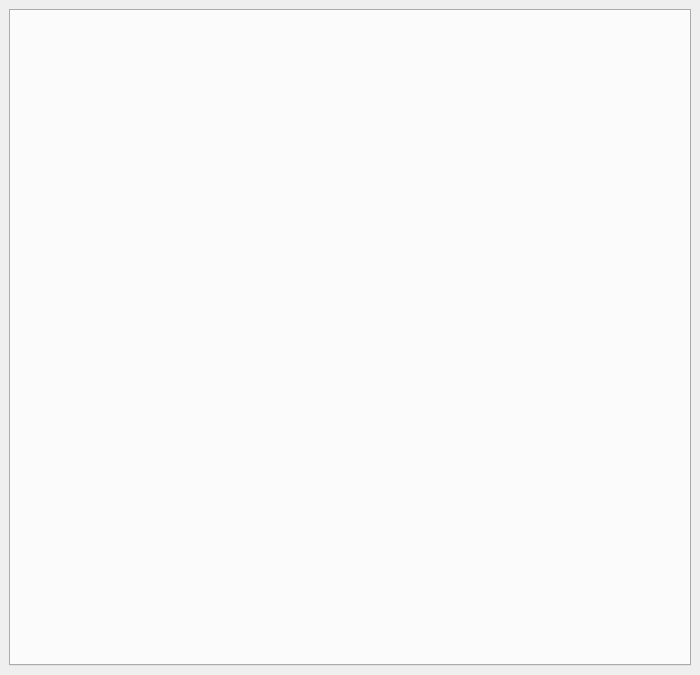
<?xml version="1.0" encoding="UTF-8"?>
<ui version="4.0">
 <class>MainWindow</class>
 <widget class="QMainWindow" name="MainWindow">
  <property name="geometry">
   <rect>
    <x>0</x>
    <y>0</y>
    <width>700</width>
    <height>675</height>
   </rect>
  </property>
  <property name="windowTitle">
   <string>Media Downloader</string>
  </property>
  <widget class="QWidget" name="centralwidget">
   <layout class="QVBoxLayout" name="verticalLayout">
    <item>
     <widget class="QTabWidget" name="tabWidget">
      <property name="focusPolicy">
       <enum>Qt::FocusPolicy::NoFocus</enum>
      </property>
      <property name="tabsClosable">
       <bool>true</bool>
      </property>
      <property name="movable">
       <bool>true</bool>
      </property>
     </widget>
    </item>
   </layout>
  </widget>
  <action name="actionAbout">
   <property name="icon">
    <iconset theme="help-about"/>
   </property>
   <property name="text">
    <string>About Media Downloader</string>
   </property>
  </action>
  <action name="actionKeyboardShortcuts">
   <property name="icon">
    <iconset theme="input-keyboard"/>
   </property>
   <property name="text">
    <string>Keyboard Shortcuts</string>
   </property>
   <property name="shortcut">
    <string>Ctrl+?</string>
   </property>
   <property name="menuRole">
    <enum>QAction::MenuRole::NoRole</enum>
   </property>
  </action>
  <action name="actionPreferences">
   <property name="icon">
    <iconset theme="document-properties"/>
   </property>
   <property name="text">
    <string>Preferences</string>
   </property>
   <property name="shortcut">
    <string>Ctrl+,</string>
   </property>
   <property name="menuRole">
    <enum>QAction::MenuRole::NoRole</enum>
   </property>
  </action>
  <action name="actionRetryAll">
   <property name="icon">
    <iconset theme="view-refresh"/>
   </property>
   <property name="text">
    <string>Retry All</string>
   </property>
   <property name="toolTip">
    <string>Retry All</string>
   </property>
   <property name="shortcut">
    <string>Ctrl+R</string>
   </property>
   <property name="menuRole">
    <enum>QAction::MenuRole::NoRole</enum>
   </property>
  </action>
 </widget>
 <resources/>
 <connections/>
</ui>
